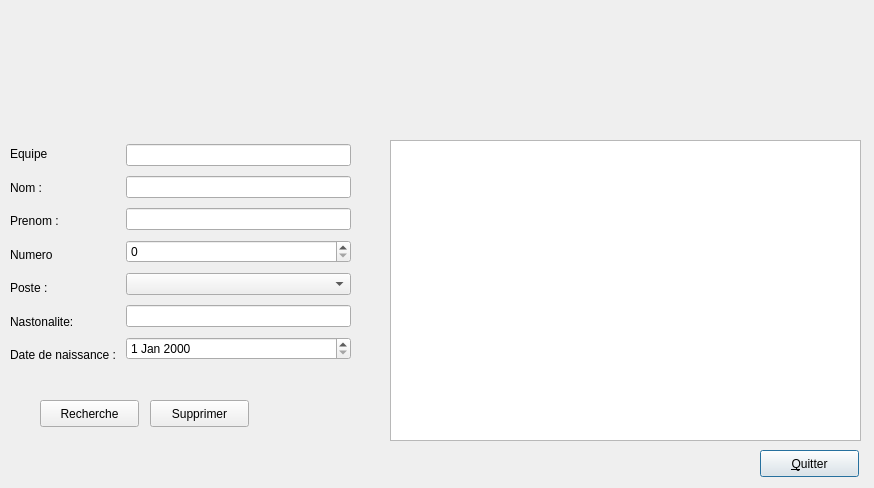
<?xml version="1.0" encoding="UTF-8"?>
<ui version="4.0">
 <class>SuppPlayer</class>
 <widget class="QDialog" name="SuppPlayer">
  <property name="geometry">
   <rect>
    <x>0</x>
    <y>0</y>
    <width>874</width>
    <height>488</height>
   </rect>
  </property>
  <property name="windowTitle">
   <string>Dialog</string>
  </property>
  <widget class="QWidget" name="layoutWidget">
   <property name="geometry">
    <rect>
     <x>10</x>
     <y>140</y>
     <width>341</width>
     <height>229</height>
    </rect>
   </property>
   <layout class="QHBoxLayout" name="horizontalLayout">
    <item>
     <layout class="QVBoxLayout" name="verticalLayout">
      <item>
       <widget class="QLabel" name="label_7">
        <property name="text">
         <string>Equipe</string>
        </property>
       </widget>
      </item>
      <item>
       <widget class="QLabel" name="label_5">
        <property name="text">
         <string>Nom :</string>
        </property>
       </widget>
      </item>
      <item>
       <widget class="QLabel" name="label_4">
        <property name="text">
         <string>Prenom :</string>
        </property>
       </widget>
      </item>
      <item>
       <widget class="QLabel" name="label_8">
        <property name="text">
         <string>Numero</string>
        </property>
       </widget>
      </item>
      <item>
       <widget class="QLabel" name="label">
        <property name="text">
         <string>Poste : </string>
        </property>
       </widget>
      </item>
      <item>
       <widget class="QLabel" name="label_6">
        <property name="text">
         <string>Nastonalite: </string>
        </property>
       </widget>
      </item>
      <item>
       <widget class="QLabel" name="label_2">
        <property name="text">
         <string>Date de naissance : </string>
        </property>
       </widget>
      </item>
     </layout>
    </item>
    <item>
     <layout class="QVBoxLayout" name="verticalLayout_2">
      <item>
       <widget class="QLineEdit" name="Equipe"/>
      </item>
      <item>
       <widget class="QLineEdit" name="Nom"/>
      </item>
      <item>
       <widget class="QLineEdit" name="Prenom"/>
      </item>
      <item>
       <widget class="QSpinBox" name="Num"/>
      </item>
      <item>
       <widget class="QComboBox" name="Poste">
        <item>
         <property name="text">
          <string/>
         </property>
        </item>
        <item>
         <property name="text">
          <string>ATT</string>
         </property>
        </item>
        <item>
         <property name="text">
          <string>M</string>
         </property>
        </item>
        <item>
         <property name="text">
          <string>D</string>
         </property>
        </item>
        <item>
         <property name="text">
          <string>GB</string>
         </property>
        </item>
       </widget>
      </item>
      <item>
       <widget class="QLineEdit" name="Nast"/>
      </item>
      <item>
       <widget class="QDateEdit" name="dateEdit"/>
      </item>
     </layout>
    </item>
   </layout>
  </widget>
  <widget class="QPushButton" name="pushButton">
   <property name="geometry">
    <rect>
     <x>760</x>
     <y>450</y>
     <width>99</width>
     <height>27</height>
    </rect>
   </property>
   <property name="text">
    <string>&amp;Quitter</string>
   </property>
  </widget>
  <widget class="QPushButton" name="pushButton_3">
   <property name="geometry">
    <rect>
     <x>150</x>
     <y>400</y>
     <width>99</width>
     <height>27</height>
    </rect>
   </property>
   <property name="text">
    <string>Supprimer</string>
   </property>
  </widget>
  <widget class="QTableView" name="tableView">
   <property name="geometry">
    <rect>
     <x>390</x>
     <y>140</y>
     <width>471</width>
     <height>301</height>
    </rect>
   </property>
  </widget>
  <widget class="QPushButton" name="pushButton_2">
   <property name="geometry">
    <rect>
     <x>40</x>
     <y>400</y>
     <width>99</width>
     <height>27</height>
    </rect>
   </property>
   <property name="text">
    <string>Recherche</string>
   </property>
  </widget>
 </widget>
 <resources/>
 <connections/>
</ui>
